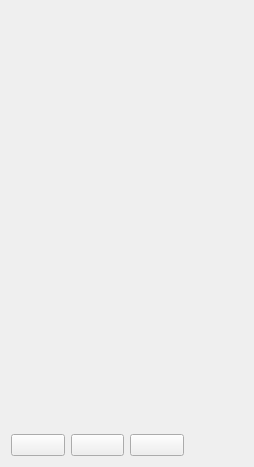
<?xml version='1.0' encoding='utf-8'?>
<ui version="4.0">
 <class>RpgJournalScreen</class>
 <widget class="QWidget" name="RpgJournalScreen">
  <property name="styleSheet">
   <string notr="true">#RpgJournalScreen {
    background-color: #d0c0a0;
    font-family: "Pixelify Sans", monospace;
    font-size: 20px;
    color: #302000;
}

#RpgJournalScreen QScrollArea, #RpgJournalScreen QScrollArea &gt; QWidget &gt; QWidget {
    background: transparent;
    border: none;
}

#RpgJournalScreen QLabel#rpgTitle {
    color: #c0b080;
    font-family: "Press Start 2P", monospace;
    font-size: 28px;
    font-weight: bold;
}

#RpgJournalScreen QLabel[rpgRole="block"] {
    color: #c0a060;
    font-size: 20px;
    font-weight: bold;
}

#RpgJournalScreen QLabel[rpgRole="field"] {
    color: #705020;
    font-size: 16px;
}

#RpgJournalScreen QLabel[rpgRole="value"] {
    color: #302000;
    font-size: 20px;
}

#RpgJournalScreen QLabel[rpgRole="bigValue"] {
    color: #302000;
    font-family: "Press Start 2P", monospace;
    font-size: 28px;
    font-weight: bold;
}

#RpgJournalScreen QFrame[rpgRole="hairline"] {
    background-color: #c0a060;
    border: none;
}

#RpgJournalScreen QLabel[rpgRole="signature"] {
    color: #705020;
    font-size: 20px;
    border-bottom: 1px dotted #907030;
}

#RpgJournalScreen QLabel[rpgRole="prose"] {
    color: #705020;
    font-size: 20px;
}

#RpgJournalScreen QFrame[rpgRole="cell"], #RpgJournalScreen QFrame[rpgRole="chip"], #RpgJournalScreen QFrame[rpgRole="action"], #RpgJournalScreen QFrame[rpgRole="illustration"] {
    background: #f0e0d0;
    border: 2px solid #302000;
    border-radius: 0;
}

#RpgJournalScreen QFrame[rpgRole="row"] {
    background: transparent;
    border: none;
    border-bottom: 2px solid #907030;
    border-radius: 0;
}

#RpgJournalScreen hmi--MenuEntryButton {
    color: #705020;
    background: transparent;
    border: none;
    text-align: left;
    padding: 8px 12px;
    font-size: 20px;
    font-weight: bold;
}

#RpgJournalScreen hmi--MenuEntryButton:hover, #RpgJournalScreen hmi--MenuEntryButton:focus {
    color: #c0a060;
    background: transparent;
}</string>
  </property>
  <layout class="QVBoxLayout" name="pageLayout">
   <item>
    <widget class="hmi::TitleBanner" name="rpgTitle">
     <property name="text">
      <string />
     </property>
    </widget>
   </item>
   <item>
    <widget class="QWidget" name="bodyHost">
     <layout class="QHBoxLayout" name="bodyRow">
      <item>
       <widget class="QWidget" name="leftColumn">
        <layout class="QVBoxLayout" name="leftColumnLayout">
         <item>
          <widget class="hmi::ParchmentPanel" name="leftColumnBlock0Panel">
           <layout class="QVBoxLayout" name="leftColumnBlock0Inset">
            <item>
             <widget class="QScrollArea" name="leftColumnBlock0Scroll">
              <property name="widgetResizable">
               <bool>true</bool>
              </property>
              <property name="frameShape">
               <enum>QFrame::NoFrame</enum>
              </property>
              <widget class="QWidget" name="leftColumnBlock0Content">
               <layout class="QVBoxLayout" name="leftColumnBlock0Layout">
                <item>
                 <widget class="QLabel" name="leftColumnBlock0Title">
                  <property name="text">
                   <string />
                  </property>
                  <property name="rpgRole" stdset="0">
                   <string>block</string>
                  </property>
                  <property name="rpgKey" stdset="0">
                   <string>rpg.block.quests</string>
                  </property>
                 </widget>
                </item>
                <item>
                 <widget class="QFrame" name="leftColumnBlock0Row0">
                  <property name="rpgRole" stdset="0">
                   <string>row</string>
                  </property>
                  <layout class="QHBoxLayout" name="leftColumnBlock0Row0Layout">
                   <item>
                    <widget class="QLabel" name="leftColumnBlock0Row0Value">
                     <property name="text">
                      <string />
                     </property>
                     <property name="rpgRole" stdset="0">
                      <string>value</string>
                     </property>
                    </widget>
                   </item>
                  </layout>
                 </widget>
                </item>
                <item>
                 <widget class="QFrame" name="leftColumnBlock0Row1">
                  <property name="rpgRole" stdset="0">
                   <string>row</string>
                  </property>
                  <layout class="QHBoxLayout" name="leftColumnBlock0Row1Layout">
                   <item>
                    <widget class="QLabel" name="leftColumnBlock0Row1Value">
                     <property name="text">
                      <string />
                     </property>
                     <property name="rpgRole" stdset="0">
                      <string>value</string>
                     </property>
                    </widget>
                   </item>
                  </layout>
                 </widget>
                </item>
                <item>
                 <widget class="QFrame" name="leftColumnBlock0Row2">
                  <property name="rpgRole" stdset="0">
                   <string>row</string>
                  </property>
                  <layout class="QHBoxLayout" name="leftColumnBlock0Row2Layout">
                   <item>
                    <widget class="QLabel" name="leftColumnBlock0Row2Value">
                     <property name="text">
                      <string />
                     </property>
                     <property name="rpgRole" stdset="0">
                      <string>value</string>
                     </property>
                    </widget>
                   </item>
                  </layout>
                 </widget>
                </item>
                <item>
                 <widget class="QFrame" name="leftColumnBlock0Row3">
                  <property name="rpgRole" stdset="0">
                   <string>row</string>
                  </property>
                  <layout class="QHBoxLayout" name="leftColumnBlock0Row3Layout">
                   <item>
                    <widget class="QLabel" name="leftColumnBlock0Row3Value">
                     <property name="text">
                      <string />
                     </property>
                     <property name="rpgRole" stdset="0">
                      <string>value</string>
                     </property>
                    </widget>
                   </item>
                  </layout>
                 </widget>
                </item>
                <item>
                 <widget class="QFrame" name="leftColumnBlock0Row4">
                  <property name="rpgRole" stdset="0">
                   <string>row</string>
                  </property>
                  <layout class="QHBoxLayout" name="leftColumnBlock0Row4Layout">
                   <item>
                    <widget class="QLabel" name="leftColumnBlock0Row4Value">
                     <property name="text">
                      <string />
                     </property>
                     <property name="rpgRole" stdset="0">
                      <string>value</string>
                     </property>
                    </widget>
                   </item>
                  </layout>
                 </widget>
                </item>
                <item>
                 <widget class="QFrame" name="leftColumnBlock0Row5">
                  <property name="rpgRole" stdset="0">
                   <string>row</string>
                  </property>
                  <layout class="QHBoxLayout" name="leftColumnBlock0Row5Layout">
                   <item>
                    <widget class="QLabel" name="leftColumnBlock0Row5Value">
                     <property name="text">
                      <string />
                     </property>
                     <property name="rpgRole" stdset="0">
                      <string>value</string>
                     </property>
                    </widget>
                   </item>
                  </layout>
                 </widget>
                </item>
                <item>
                 <widget class="QFrame" name="leftColumnBlock0Row6">
                  <property name="rpgRole" stdset="0">
                   <string>row</string>
                  </property>
                  <layout class="QHBoxLayout" name="leftColumnBlock0Row6Layout">
                   <item>
                    <widget class="QLabel" name="leftColumnBlock0Row6Value">
                     <property name="text">
                      <string />
                     </property>
                     <property name="rpgRole" stdset="0">
                      <string>value</string>
                     </property>
                    </widget>
                   </item>
                  </layout>
                 </widget>
                </item>
                <item>
                 <widget class="QFrame" name="leftColumnBlock0Row7">
                  <property name="rpgRole" stdset="0">
                   <string>row</string>
                  </property>
                  <layout class="QHBoxLayout" name="leftColumnBlock0Row7Layout">
                   <item>
                    <widget class="QLabel" name="leftColumnBlock0Row7Value">
                     <property name="text">
                      <string />
                     </property>
                     <property name="rpgRole" stdset="0">
                      <string>value</string>
                     </property>
                    </widget>
                   </item>
                  </layout>
                 </widget>
                </item>
               </layout>
              </widget>
             </widget>
            </item>
           </layout>
          </widget>
         </item>
         <item>
          <spacer name="leftColumnStretch">
           <property name="orientation">
            <enum>Qt::Vertical</enum>
           </property>
          </spacer>
         </item>
        </layout>
       </widget>
      </item>
      <item>
       <widget class="QWidget" name="rightColumn">
        <layout class="QVBoxLayout" name="rightColumnLayout">
         <item>
          <widget class="hmi::ParchmentPanel" name="rightColumnBlock0Panel">
           <layout class="QVBoxLayout" name="rightColumnBlock0Inset">
            <item>
             <widget class="QScrollArea" name="rightColumnBlock0Scroll">
              <property name="widgetResizable">
               <bool>true</bool>
              </property>
              <property name="frameShape">
               <enum>QFrame::NoFrame</enum>
              </property>
              <widget class="QWidget" name="rightColumnBlock0Content">
               <layout class="QVBoxLayout" name="rightColumnBlock0Layout">
                <item>
                 <widget class="QLabel" name="rightColumnBlock0Title">
                  <property name="text">
                   <string />
                  </property>
                  <property name="rpgRole" stdset="0">
                   <string>block</string>
                  </property>
                  <property name="rpgKey" stdset="0">
                   <string>rpg.block.quest_detail</string>
                  </property>
                 </widget>
                </item>
                <item>
                 <widget class="QLabel" name="rightColumnBlock0Prose">
                  <property name="text">
                   <string />
                  </property>
                  <property name="wordWrap">
                   <bool>true</bool>
                  </property>
                  <property name="alignment">
                   <set>Qt::AlignLeft|Qt::AlignTop</set>
                  </property>
                  <property name="rpgRole" stdset="0">
                   <string>prose</string>
                  </property>
                 </widget>
                </item>
               </layout>
              </widget>
             </widget>
            </item>
           </layout>
          </widget>
         </item>
         <item>
          <widget class="hmi::ParchmentPanel" name="rightColumnBlock1Panel">
           <layout class="QVBoxLayout" name="rightColumnBlock1Inset">
            <item>
             <widget class="QScrollArea" name="rightColumnBlock1Scroll">
              <property name="widgetResizable">
               <bool>true</bool>
              </property>
              <property name="frameShape">
               <enum>QFrame::NoFrame</enum>
              </property>
              <widget class="QWidget" name="rightColumnBlock1Content">
               <layout class="QVBoxLayout" name="rightColumnBlock1Layout">
                <item>
                 <widget class="QLabel" name="rightColumnBlock1Title">
                  <property name="text">
                   <string />
                  </property>
                  <property name="rpgRole" stdset="0">
                   <string>block</string>
                  </property>
                  <property name="rpgKey" stdset="0">
                   <string>rpg.block.objectives</string>
                  </property>
                 </widget>
                </item>
                <item>
                 <widget class="QFrame" name="rightColumnBlock1Row0">
                  <property name="rpgRole" stdset="0">
                   <string>row</string>
                  </property>
                  <layout class="QHBoxLayout" name="rightColumnBlock1Row0Layout">
                   <item>
                    <widget class="QLabel" name="rightColumnBlock1Row0Value">
                     <property name="text">
                      <string />
                     </property>
                     <property name="rpgRole" stdset="0">
                      <string>value</string>
                     </property>
                    </widget>
                   </item>
                  </layout>
                 </widget>
                </item>
                <item>
                 <widget class="QFrame" name="rightColumnBlock1Row1">
                  <property name="rpgRole" stdset="0">
                   <string>row</string>
                  </property>
                  <layout class="QHBoxLayout" name="rightColumnBlock1Row1Layout">
                   <item>
                    <widget class="QLabel" name="rightColumnBlock1Row1Value">
                     <property name="text">
                      <string />
                     </property>
                     <property name="rpgRole" stdset="0">
                      <string>value</string>
                     </property>
                    </widget>
                   </item>
                  </layout>
                 </widget>
                </item>
                <item>
                 <widget class="QFrame" name="rightColumnBlock1Row2">
                  <property name="rpgRole" stdset="0">
                   <string>row</string>
                  </property>
                  <layout class="QHBoxLayout" name="rightColumnBlock1Row2Layout">
                   <item>
                    <widget class="QLabel" name="rightColumnBlock1Row2Value">
                     <property name="text">
                      <string />
                     </property>
                     <property name="rpgRole" stdset="0">
                      <string>value</string>
                     </property>
                    </widget>
                   </item>
                  </layout>
                 </widget>
                </item>
                <item>
                 <widget class="QFrame" name="rightColumnBlock1Row3">
                  <property name="rpgRole" stdset="0">
                   <string>row</string>
                  </property>
                  <layout class="QHBoxLayout" name="rightColumnBlock1Row3Layout">
                   <item>
                    <widget class="QLabel" name="rightColumnBlock1Row3Value">
                     <property name="text">
                      <string />
                     </property>
                     <property name="rpgRole" stdset="0">
                      <string>value</string>
                     </property>
                    </widget>
                   </item>
                  </layout>
                 </widget>
                </item>
               </layout>
              </widget>
             </widget>
            </item>
           </layout>
          </widget>
         </item>
         <item>
          <spacer name="rightColumnStretch">
           <property name="orientation">
            <enum>Qt::Vertical</enum>
           </property>
          </spacer>
         </item>
        </layout>
       </widget>
      </item>
     </layout>
    </widget>
   </item>
   <item>
    <layout class="QHBoxLayout" name="footerRow">
     <item>
      <widget class="hmi::MenuEntryButton" name="closeButton">
       <property name="text">
        <string />
       </property>
      </widget>
     </item>
     <item>
      <widget class="hmi::MenuEntryButton" name="previousButton">
       <property name="text">
        <string />
       </property>
      </widget>
     </item>
     <item>
      <widget class="hmi::MenuEntryButton" name="nextButton">
       <property name="text">
        <string />
       </property>
      </widget>
     </item>
     <item>
      <widget class="QLabel" name="hintsLabel">
       <property name="text">
        <string />
       </property>
      </widget>
     </item>
    </layout>
   </item>
  </layout>
 </widget>
 <customwidgets>
  <customwidget>
   <class>hmi::TitleBanner</class>
   <extends>QLabel</extends>
   <header>HMI/Interface/TitleBanner.h</header>
  </customwidget>
  <customwidget>
   <class>hmi::ParchmentPanel</class>
   <extends>QWidget</extends>
   <header>HMI/Interface/ParchmentPanel.h</header>
   <container>1</container>
  </customwidget>
  <customwidget>
   <class>hmi::MenuEntryButton</class>
   <extends>QPushButton</extends>
   <header>HMI/Interface/MenuEntryButton.h</header>
  </customwidget>
 </customwidgets>
 <resources />
 <connections />
</ui>
